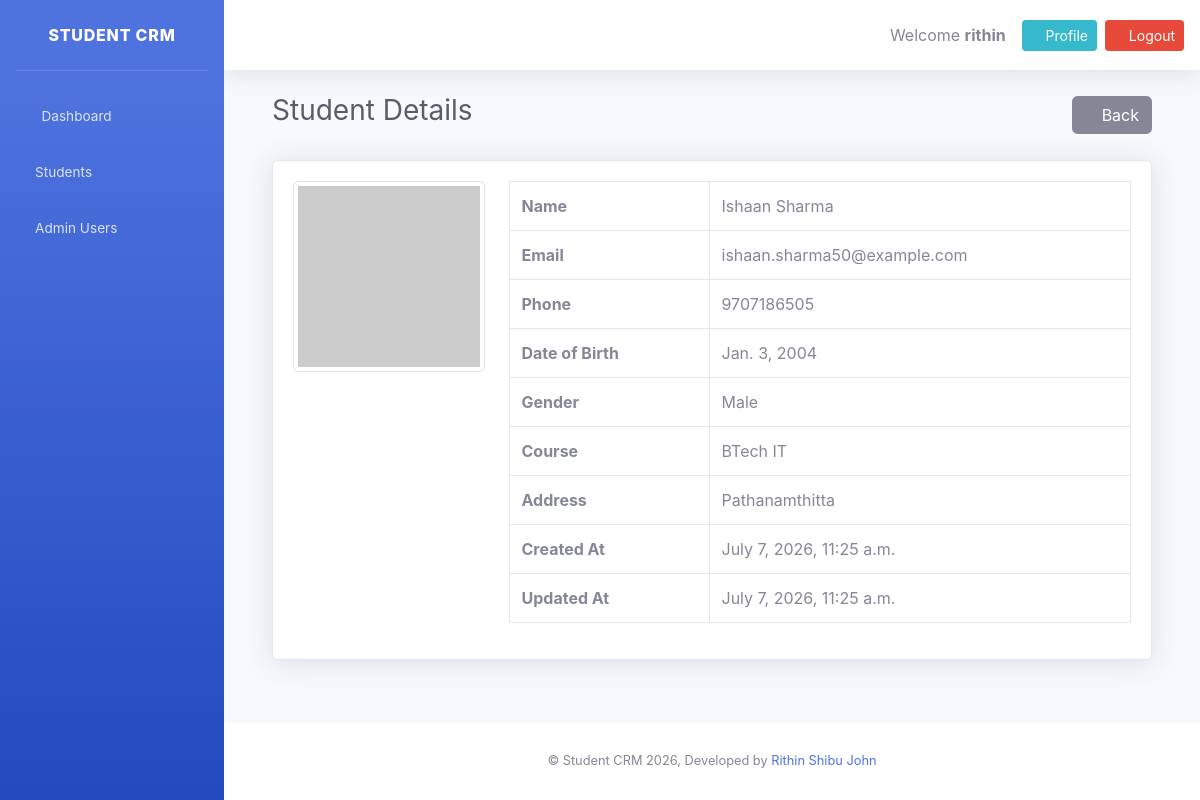
Page /students/65/ (signed in) on the committed database.
### students/models.py (models this page shows, shortened)
class Student(models.Model):
    class Meta:
        ordering = ["-created_at"]
    GENDER_CHOICES = [
        ('Male', 'Male'),
        ('Female', 'Female'),
        ('Other', 'Other'),
    ]
    name = models.CharField(max_length=100)
    email = models.EmailField(unique=True)
    phone = models.CharField(max_length=15)
    dob = models.DateField()
    gender = models.CharField(max_length=10, choices=GENDER_CHOICES)
    address = models.TextField()
    course = models.CharField(max_length=100)
    photo = models.ImageField(upload_to='students/')
    created_at = models.DateTimeField(auto_now_add=True)
    updated_at = models.DateTimeField(auto_now=True)

### students/views.py (the view)
# urls.py: path("<int:pk>/", views.StudentDetailView.as_view(), name="student_detail"),
class StudentDetailView(LoginRequiredMixin,
                        DetailView):
    model = Student
    template_name = "students/student_detail.html"

### templates/students/student_detail.html (shortened to what this page needs)
{% extends "base.html" %}
{% block content %}
<div class="container-fluid">
    <div class="d-sm-flex align-items-center justify-content-between mb-4">
        <h1 class="h3 text-gray-800">Student Details</h1>
        <a href="{% url 'student_list' %}" class="btn btn-secondary">
            <i class="fas fa-arrow-left"></i> Back
        </a>
    </div>
    <div class="card shadow">
        <div class="card-body">
            <div class="row">
                <div class="col-md-3 text-center">
                    {% if student.photo %}
                        <img src="{{ student.photo.url }}"
                             class="img-thumbnail"
                             width="220">
                    {% else %}
                        <img src="https://via.placeholder.com/220x220?text=No+Photo"
                             class="img-thumbnail">
                    {% endif %}
                </div>
                <div class="col-md-9">
                    <table class="table table-bordered">
                        <tr>
                            <th width="200">Name</th>
                            <td>{{ student.name }}</td>
                        </tr>
                        <tr>
                            <th>Email</th>
                            <td>{{ student.email }}</td>
                        </tr>
                        <tr>
                            <th>Phone</th>
                            <td>{{ student.phone }}</td>
                        </tr>
                        <tr>
                            <th>Date of Birth</th>
                            <td>{{ student.dob }}</td>
                        </tr>
                        <tr>
                            <th>Gender</th>
                            <td>{{ student.gender }}</td>
                        </tr>
                        <tr>
                            <th>Course</th>
                            <td>{{ student.course }}</td>
                        </tr>
                        <tr>
                            <th>Address</th>
                            <td>{{ student.address }}</td>
                        </tr>
                        <tr>
                            <th>Created At</th>
                            <td>{{ student.created_at }}</td>
                        </tr>
                        <tr>
                            <th>Updated At</th>
                            <td>{{ student.updated_at }}</td>
                        </tr>
                    </table>
                </div>
            </div>
        </div>
    </div>
</div>
{% endblock %}

### templates/includes/topbar.html (shortened to what this page needs)
<nav class="navbar navbar-expand navbar-light bg-white topbar mb-4 shadow">
    <div class="ml-auto d-flex align-items-center">
        <span class="mr-3">
            Welcome <strong>{{ request.user.username }}</strong>
        </span>
        <a href="{% url 'profile' %}" class="btn btn-info btn-sm mr-2">
            <i class="fas fa-user"></i> Profile
        </a>
        <form method="post" action="{% url 'logout' %}" class="d-inline">
            <button type="submit" class="btn btn-danger btn-sm">
                <i class="fas fa-sign-out-alt"></i> Logout
            </button>
        </form>
    </div>
</nav>

### rows in the picture
Student: name "Ishaan Sharma", email "ishaan.sharma50@example.com", phone "9707186505", dob "Jan. 3, 2004", gender "Male", course "BTech IT", address "Pathanamthitta", created_at "July 7, 2026, 11:25 a.m.", updated_at "July 7, 2026, 11:25 a.m."

### other values in the picture
{{ request.user.username }} "rithin"
